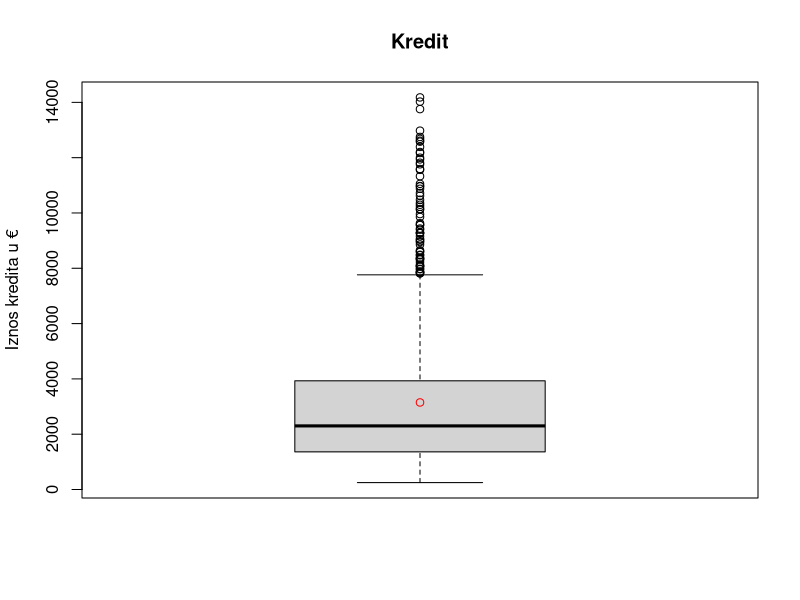
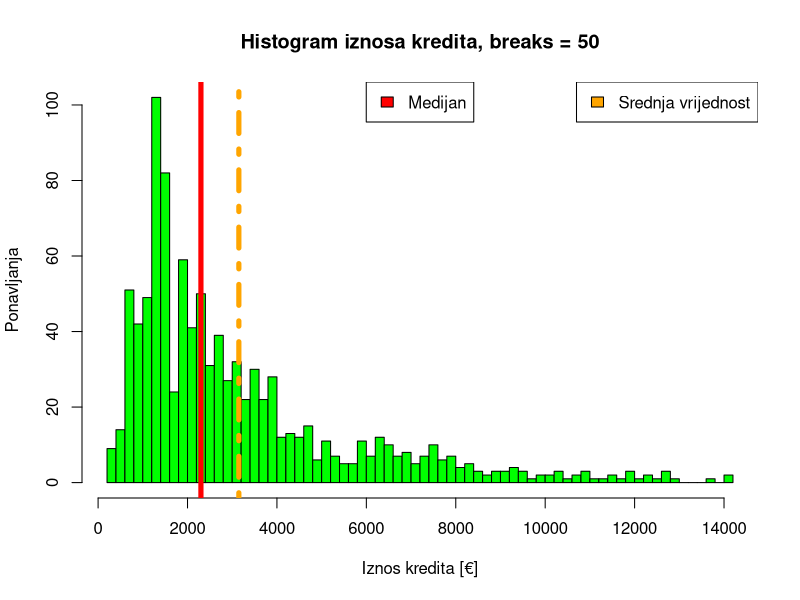
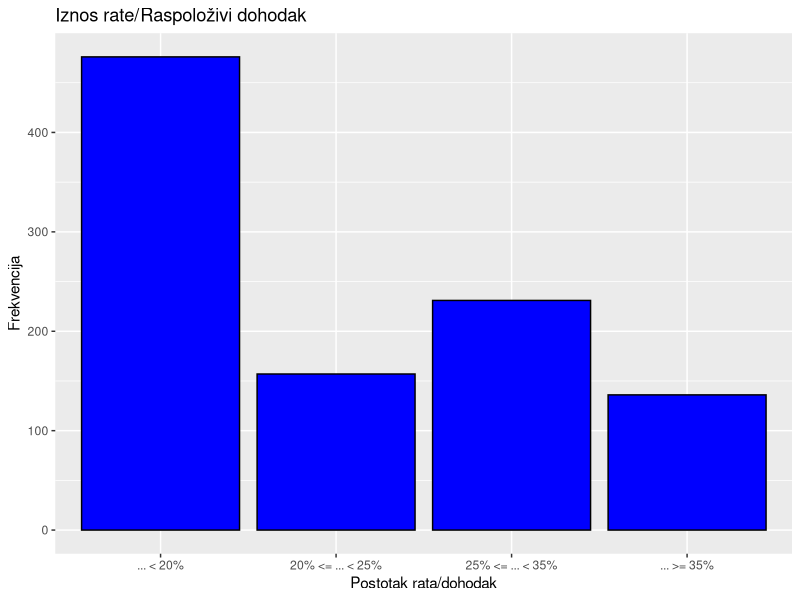
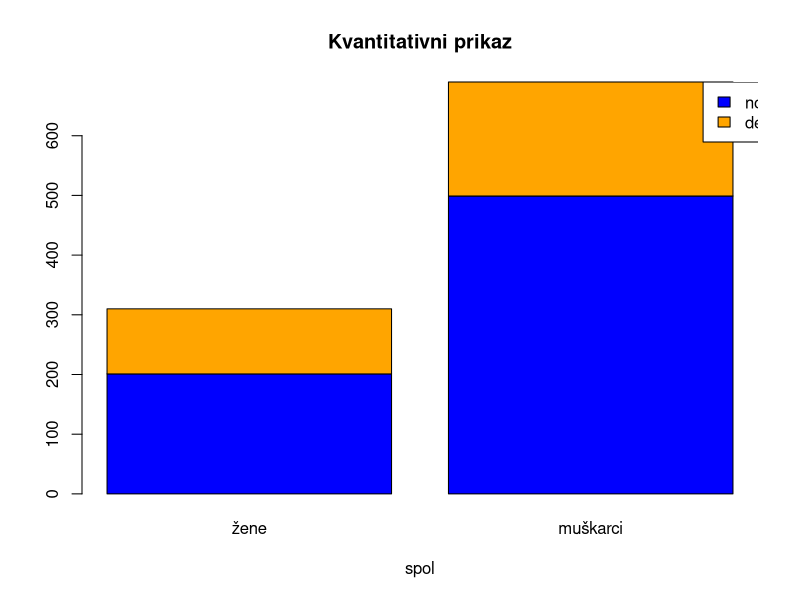
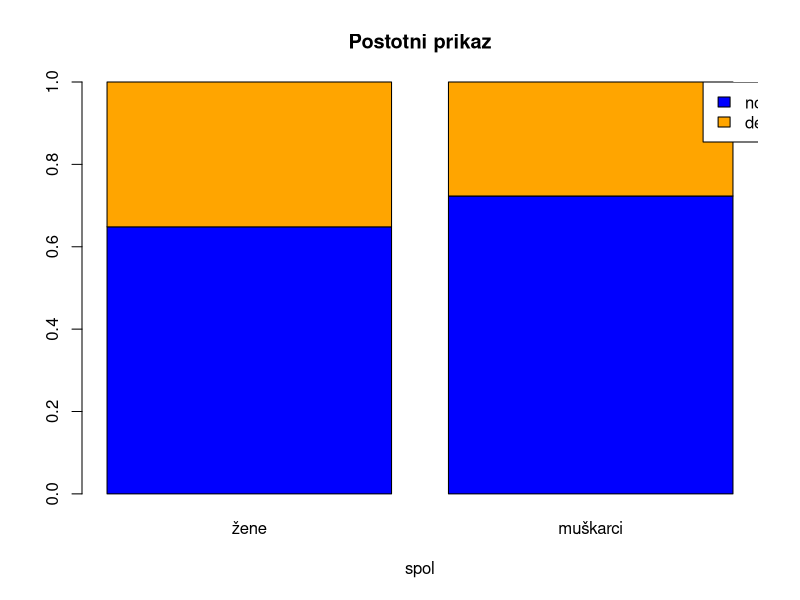
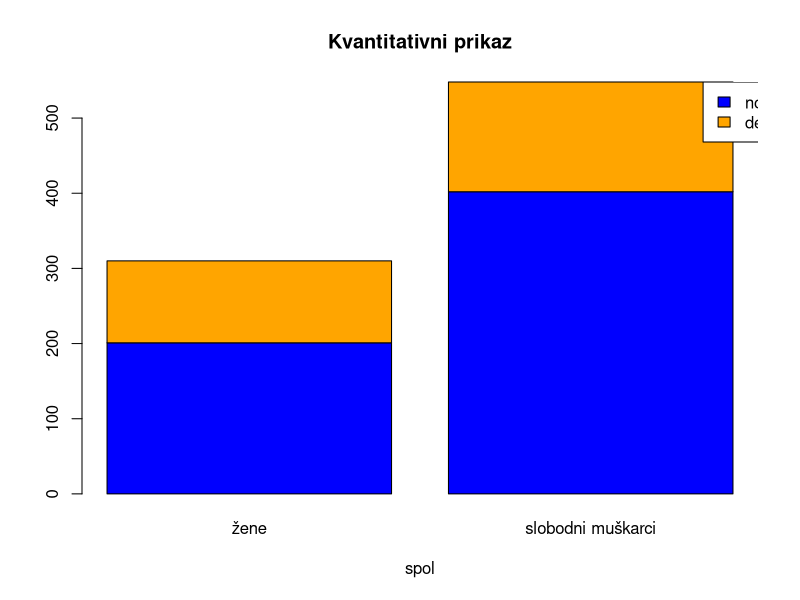
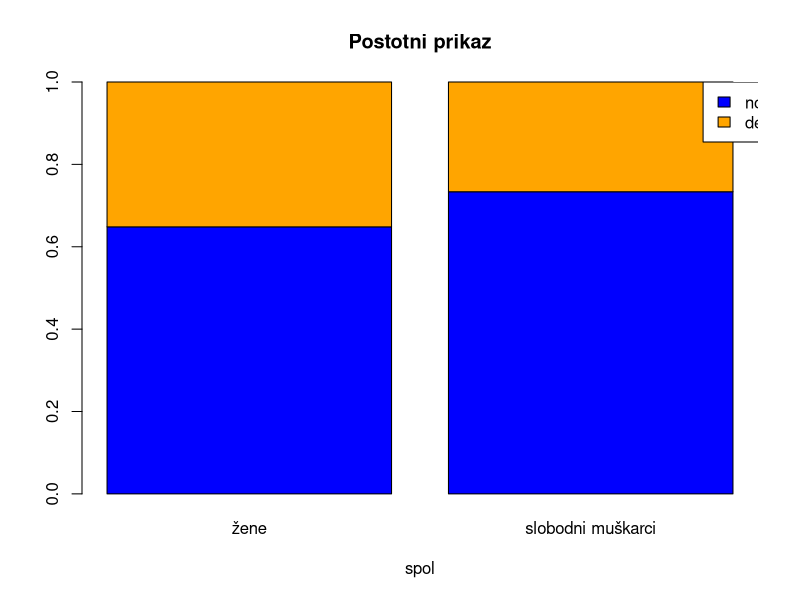
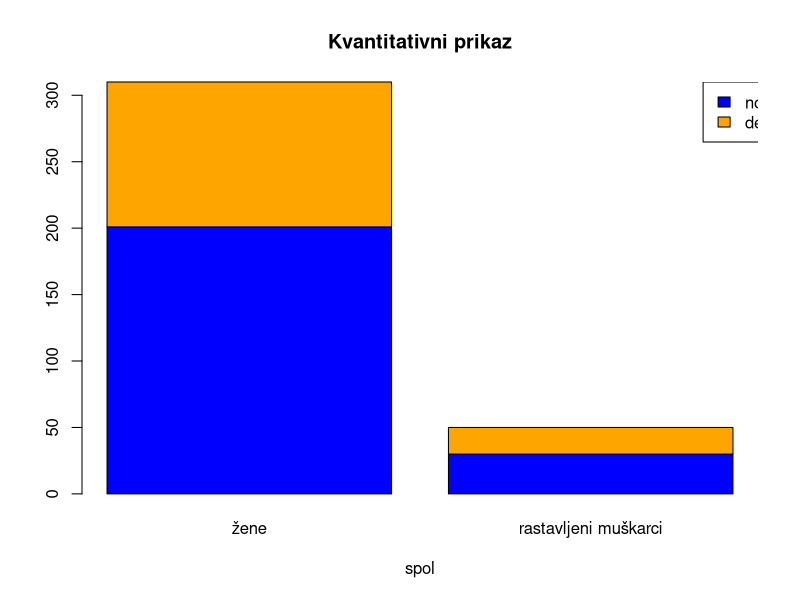

Write R code to recreate these figures, in order.
## ---- chunk 1
knitr::opts_chunk$set(echo = TRUE)
library(stringr)
library(tidyr)
library(dplyr)
library(ggplot2)
## ---- chunk 2
data <- read.csv("procjena_kreditnog_rizika.csv")


cat("number of missing values: ", sum(is.na(data[,])), "\n")

data$AccountStatus <- factor(
  data$AccountStatus, levels = c(
    "no checking account", 
    "... < 0",
    "0 <= ... < 200",
    "... >= 200")
)
data$CreditHistory <- factor(
  data$CreditHistory, levels = c(
    "delay in paying off in the past",
    "critical account/ other credits existing (not at this bank)",
    "no credits taken/ all credits paid back duly",
    "existing credits paid back duly till now",
    "all credits at this bank paid back duly"
  )
)
data$Purpose <- factor(data$Purpose)
data$Account <- factor(
  data$Purpose, levels = c(
    "Unknown / no savings account",
    "... < 100",
    "100 <= ... < 500", 
    "500 <= ... < 1000",
    "... >= 1000"
  )
)
data$EmploymentSince <- factor(
  data$EmploymentSince, levels = c(
    "unemployed",
    "... < 1 year",
    "1 <= ... < 4 years",
    "4 <= ... < 7 years",
    "... >= 7 years"
  )
)
data$PercentOfIncome <- factor(
  data$PercentOfIncome, levels = c(
    "... < 20%",
    "20% <= ... < 25%",
    "25% <= ... < 35%",
    "... >= 35%"
  )
)
data$OtherDebtors <- factor(
  data$OtherDebtors, levels = c(
    "none",
    "guarantor",
    "co-applicant"
  )
)
data$ResidenceSince <- factor(
  data$ResidenceSince, levels = c(
    "... < 1 year",
    "1 <= ... < 4 years",
    "4 <= ... < 7 years",
    "... >= 7 years"
  )
)
data$Property <- factor(
  data$Property, levels = c(
    "unknown / no property",
    "building society savings agreement/ life insurance",
    "car or other, not in attribute Account",
    "real estate"
  )
)
data$OtherInstallPlans <- factor(
  data$OtherInstallPlans, levels = c(
    "none",
    "stores",
    "bank"
  )
)
data$Housing <- factor(
  data$Housing, levels = c(
    "for free",
    "rent",
    "own"
  )
)
data$NumExistingCredits <- factor(
  data$NumExistingCredits, levels = c(
    "1",
    "2 or 3",
    "4 or 5",
    "above 6"
  )
)
data$Job <- factor(
  data$Job, levels = c(
    "unemployed/ unskilled - non-resident",
    "unskilled - resident",
    "management/ self-employed/highly qualified employee/ officer",
    "skilled employee / official"
  )
)
data$NumberOfDependents <- factor(
  data$NumberOfDependents, levels = c(
    "less than 3",
    "3 or more"
  )
)
data$Telephone <- factor(
  data$Telephone, levels = c(
    "none",
    "yes, registered under the customers name"
  )
)
data$ForeignWorker <- factor(
  data$ForeignWorker, levels = c(
    "no",
    "yes"
  )
)
summary(data)
## ---- chunk 3
threshold <- quantile(data$CreditAmount, 0.99)  # Set threshold at 99th percentile
# Exclude data points above the threshold
filtered_data <- subset(data, CreditAmount <= threshold)
boxplot(filtered_data$CreditAmount, main="Kredit", ylab="Iznos kredita u €")
points(mean(filtered_data$CreditAmount), col = "red")
## ---- chunk 4
threshold <- quantile(data$CreditAmount, 0.99)  # Set threshold at 99th percentile
# Exclude data points above the threshold
filtered_data <- subset(data, CreditAmount <= threshold)
h = hist(filtered_data$CreditAmount,
         breaks = 50,
         main="Histogram iznosa kredita, breaks = 50",
         xlab="Iznos kredita [€]",
         ylab='Ponavljanja',
         col="green"
         )
legend("topright", legend = "Srednja vrijednost", fill = "orange")
legend("top", legend = "Medijan", fill = "red")
abline(v = mean(filtered_data$CreditAmount), col = "orange", lwd=5, lty=10)
abline(v = median(filtered_data$CreditAmount), col= "red", lwd=5)
## ---- chunk 5

# Create a bar plot
bar_plot <- ggplot(data, aes(x = PercentOfIncome)) +
  geom_bar(fill = "blue", color = "black") +
  labs(title = "Iznos rate/Raspoloživi dohodak",
       x = "Postotak rata/dohodak",
       y = "Frekvencija")

# Print the plot
print(bar_plot)
## ---- chunk 6
credit_history_default <- data.frame(category = data$CreditHistory %>% unique)

credit_history_default$no_default <- sapply(credit_history_default$category, function(x){
  nrow(data[data$CreditHistory == x & data$Default==0,])
})

credit_history_default$default <- sapply(credit_history_default$category, function(x){
  nrow(data[data$CreditHistory == x & data$Default==1,])
})

credit_history_matirx <- matrix(
  c(credit_history_default$no_default, credit_history_default$default), nrow = 2, byrow = T
)
rownames(credit_history_matirx) <- c("no_default", "default")
colnames(credit_history_matirx) <- credit_history_default$category

chisq.test(credit_history_matirx, correct = F)
## ---- chunk 7
female_clients <- data[str_detect(data$PersonalStatus, "female"),]
male_clients <- data[!str_detect(data$PersonalStatus, "female"),]
num_female_default <- nrow(female_clients[female_clients$Default == 1,])
num_male_default <- nrow(male_clients[male_clients$Default == 1,])

proportion_matrix <- matrix(c(nrow(male_clients)-num_male_default, 
                            num_male_default,
                         nrow(female_clients)-num_female_default,
                          num_female_default), nrow=2, byrow = T)
colnames(proportion_matrix) <- c("no_default", "default")
rownames(proportion_matrix) <- c("male", "female")
# proportion_matrix
prop.test(proportion_matrix, alternative = "less")

## ---- chunk 8
n1 <- nrow(male_clients)
n2 <- nrow(female_clients)
k1 <- n1 - num_male_default
k2 <- n2 - num_female_default

Z_stat <- (k1/n1-k2/n2)/sqrt(((k1+k2)/(n1+n2))*(1-(k1+k2)/(n1+n2))*(1/n1+1/n2))
cat("The p-value of the Z statistic is: ", pnorm(Z_stat))
## ---- chunk 9
Values <- matrix(c((nrow(female_clients)-num_female_default),
                   (nrow(male_clients)-num_male_default),
                   num_female_default, 
                   num_male_default
                     ), nrow=2, ncol=2, byrow = T)

barplot(Values, main="Kvantitativni prikaz", names.arg=c("žene", "muškarci"), xlab="spol", col = c("blue", "orange"))

legend("topright", inset = c(-0.1, 0), c("no default","default"), fill = c("blue", "orange"))
## ---- chunk 10

Values <- matrix(c((nrow(female_clients)-num_female_default)/nrow(female_clients),
                   (nrow(male_clients)-num_male_default)/nrow(male_clients),
                   num_female_default/nrow(female_clients), 
                   num_male_default/nrow(male_clients)
                     ), nrow=2, ncol=2, byrow = T)


barplot(Values, main="Postotni prikaz", names.arg=c("žene", "muškarci"), xlab="spol", col = c("blue", "orange"))


legend("topright", inset = c(-0.1, 0), c("no default","default"), fill = c("blue", "orange"))

## ---- chunk 11
male_single_clients <- male_clients[str_detect(male_clients$PersonalStatus, "single"),]
num_male_single_default <- sum(male_single_clients$Default == 1)

proportion_matrix[1,] <- c(nrow(male_single_clients) - num_male_single_default,
                           num_male_single_default)
# proportion_matrix
prop.test(proportion_matrix, alternative = "less")
## ---- chunk 12
Values <- matrix(c((nrow(female_clients)-num_female_default),
                   (nrow(male_single_clients)-num_male_single_default),
                   num_female_default, 
                   num_male_single_default
                     ), nrow=2, ncol=2, byrow = T)

barplot(Values, main="Kvantitativni prikaz", names.arg=c("žene", "slobodni muškarci"), xlab="spol", col = c("blue", "orange"))

legend("topright", inset = c(-0.1, 0), c("no default","default"), fill = c("blue", "orange"))
## ---- chunk 13

Values <- matrix(c((nrow(female_clients)-num_female_default)/nrow(female_clients),
                   (nrow(male_single_clients)-num_male_single_default)/nrow(male_single_clients),
                   num_female_default/nrow(female_clients), 
                   num_male_single_default/nrow(male_single_clients)
                     ), nrow=2, ncol=2, byrow = T)

barplot(Values, main="Postotni prikaz", names.arg=c("žene", "slobodni muškarci"), xlab="spol", col = c("blue", "orange"))

legend("topright", inset = c(-0.1, 0), c("no default", "default"), fill = c("blue", "orange"))
## ---- chunk 14
male_divor_clients <- male_clients[str_detect(male_clients$PersonalStatus, "divorced"),]
num_male_divor_default <- sum(male_divor_clients$Default == 1)

proportion_matrix[1,] <- c(nrow(male_divor_clients) - num_male_divor_default,
                           num_male_divor_default)
# proportion_matrix
prop.test(proportion_matrix, alternative = "less")
## ---- chunk 15
Values <- matrix(c((nrow(female_clients)-num_female_default),
                   (nrow(male_divor_clients)-num_male_divor_default),
                   num_female_default, 
                   num_male_divor_default
                     ), nrow=2, ncol=2, byrow = T)

barplot(Values, main="Kvantitativni prikaz", names.arg=c("žene", "rastavljeni muškarci"), xlab="spol", col = c("blue", "orange"))

legend("topright", inset = c(-0.1, 0), c("no default", "default"), fill = c("blue", "orange"))
## ---- chunk 16

Values <- matrix(c((nrow(female_clients)-num_female_default)/nrow(female_clients),
                   (nrow(male_divor_clients)-num_male_divor_default)/nrow(male_divor_clients),
                   num_female_default/nrow(female_clients), 
                   num_male_divor_default/nrow(male_divor_clients)
                     ), nrow=2, ncol=2, byrow = T)

barplot(Values, main="Postotni prikaz", names.arg=c("žene", "rastavljeni muškarci"), xlab="spol", col = c("blue", "orange"))

legend("topright", inset = c(-0.1, 0), c("no default", "default"), fill = c("blue", "orange"))

## ---- chunk 17
male_married_clients <- male_clients[str_detect(male_clients$PersonalStatus, "married"),]
num_male_married_default <- sum(male_married_clients$Default == 1)

proportion_matrix[1,] <- c(nrow(male_married_clients) - num_male_married_default,
                           num_male_married_default)
# proportion_matrix
prop.test(proportion_matrix, alternative = "less")
## ---- chunk 18
Values <- matrix(c((nrow(female_clients)-num_female_default),
                   (nrow(male_married_clients)-num_male_married_default),
                   num_female_default, 
                   num_male_married_default
                     ), nrow=2, ncol=2, byrow = T)

barplot(Values, main="Kvantitativni prikaz", names.arg=c("žene", "oženjeni muškarci"), xlab="spol", col = c("blue", "orange"))

legend("topright", inset = c(-0.1, 0), c("no default", "default"), fill = c("blue", "orange"))
## ---- chunk 19

Values <- matrix(c((nrow(female_clients)-num_female_default)/nrow(female_clients),
                   (nrow(male_married_clients)-num_male_married_default)/nrow(male_married_clients),
                   num_female_default/nrow(female_clients), 
                   num_male_married_default/nrow(male_married_clients)
                     ), nrow=2, ncol=2, byrow = T)

barplot(Values, main="Postotni udio", names.arg=c("žene", "oženjeni muškarci"), xlab="spol", col = c("blue", "orange"))

legend("topright", inset = c(-0.1, 0), c("no default", "default"), fill = c("blue", "orange"))
## ---- chunk 20
c("real estate", "building society savings agreement/ life insurance",
  "unknown / no property", "car or other, not in attribute Account") %>% 
  sapply(function(x) {
    filter(data, Property==x) %>% pull(CreditAmount) -> numbers
    str_c(x, " n: ", length(numbers), "\n") %>% cat()
    print(summary(numbers))
    str_c(x, " standard deviation: ", sd(numbers), "\n") %>% cat()
    cat("-------------------------------------------\n")
    numbers
  }) -> Prop_category

boxplot(Prop_category, names=c("real estate", "life insurance", "unknown", "car"))

for(x in 1:length(Prop_category)) {
  hist(Prop_category[[x]], main = str_c("Histogram of ", names(Prop_category)[x]), xlab="Credit Amount")
}
